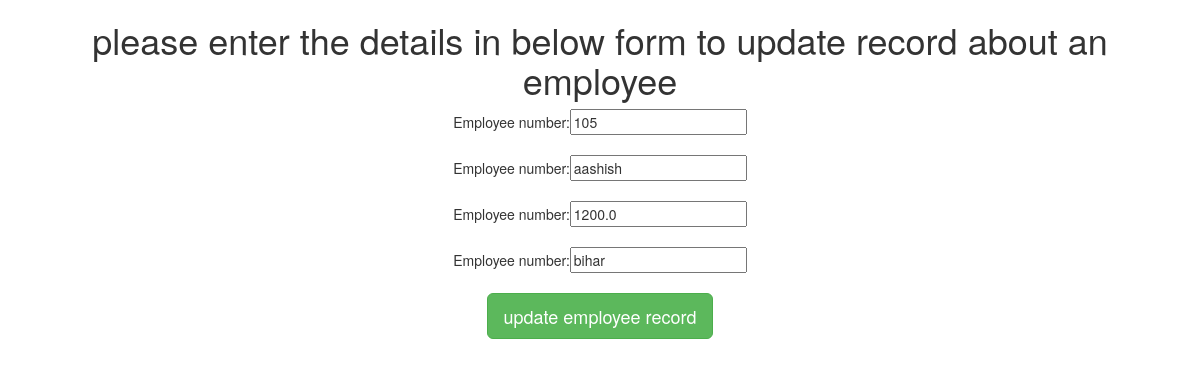
Page /update/5 on the committed database.
### testapp/models.py (models this page shows)
class employee(models.Model):
    eno=models.IntegerField()
    ename=models.CharField(max_length=50)
    esal=models.FloatField()
    eaddr=models.CharField(max_length=50)

### testapp/views.py (the view)
# urls.py: path('update/<id>', views.update_view ),
def update_view(request,id):
    employees=employee.objects.get(id=id)
    if request.method=='POST':
        form=employeeform(request.POST,instance=employees)
        if form.is_valid():
            form.save()
        return HttpResponseRedirect('/')
    return render(request,'update.html',{'employees':employees})

### template/update.html (shortened to what this page needs)
{% extends 'base.html' %}
      {% block body_block %}
      <h1>please enter the details in below form to update record about an employee</h1>
      <form method="post">
        Employee number:<input type="text" name="eno" value="{{employees.eno}}"><br><br>
        Employee number:<input type="text" name="ename" value="{{employees.ename}}"><br><br>
        Employee number:<input type="text" name="esal" value="{{employees.esal}}"><br><br>
        Employee number:<input type="text" name="eaddr" value="{{employees.eaddr}}"><br><br>
        <input type="submit" class="btn btn-primary btn-lg btn-success" value="update employee record">
      </form>
      {% endblock %}

### rows in the picture
employee: eno "105", ename "aashish", esal "1200.0", eaddr "bihar"
